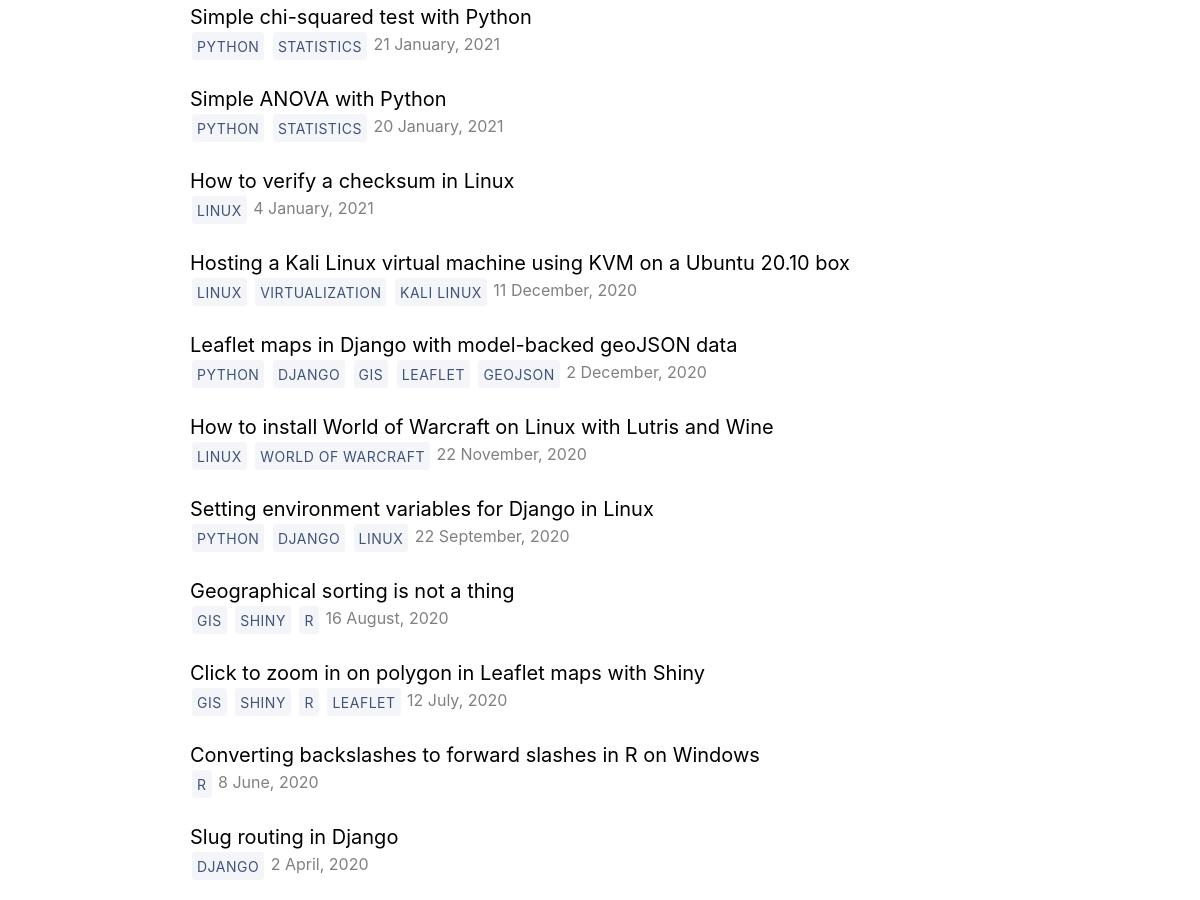
The app's page /posts/ (middle part), older data.
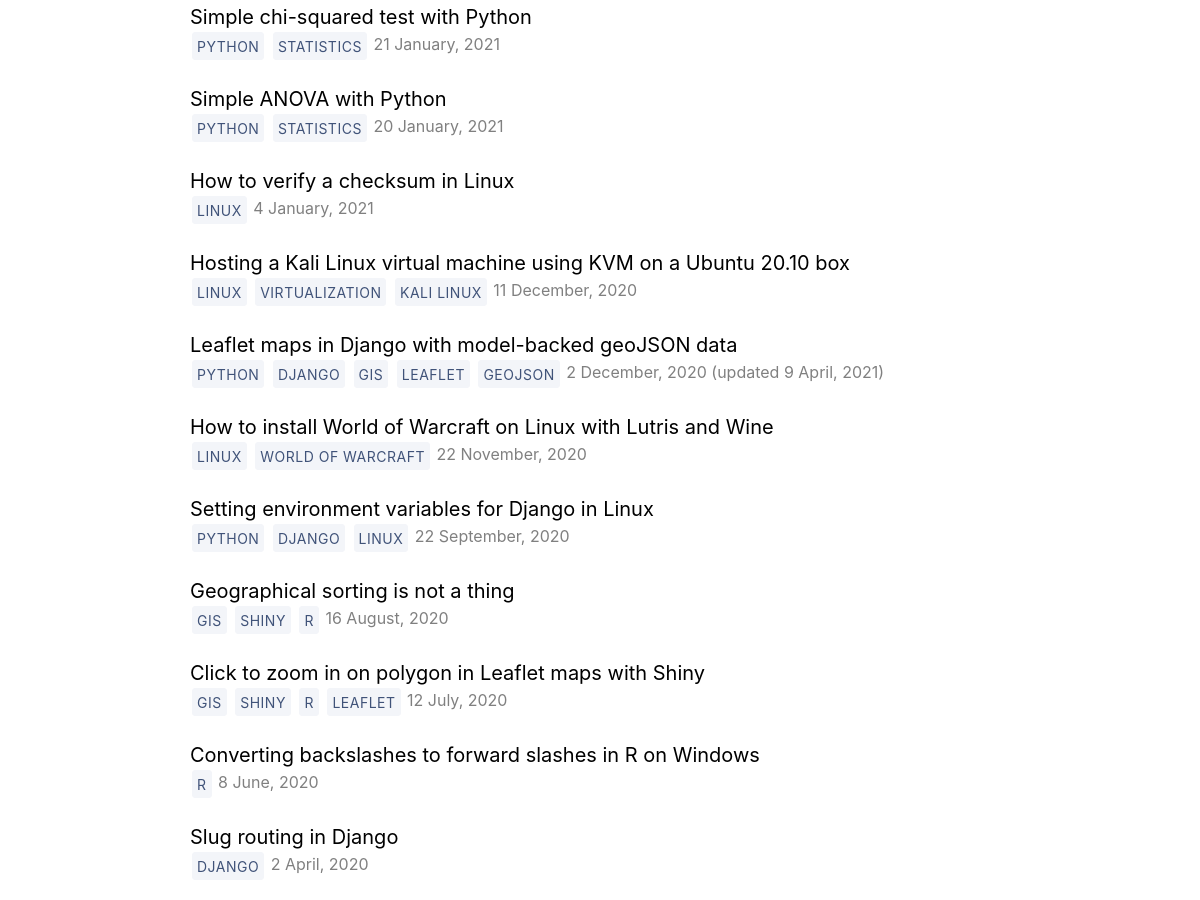
The same page, newer data.
### blog/models.py (models this page shows, shortened)
class BlogPost(models.Model):
    title = models.CharField(max_length=100)
    is_published = models.BooleanField(default=True)
    published_date = models.DateField()
    modified_date = models.DateField(null=True, blank=True)
    slug = models.SlugField(unique=True)
    tags = models.ManyToManyField('Tag', related_name='blog_posts')
    snippet = models.CharField('snippet', max_length=250)
    content = models.TextField()
    def get_absolute_url(self):
        return reverse('detail', kwargs = {'slug': self.slug})

### blog/views.py (the view)
def posts(request):
    query = request.GET.get('q')
    if query is not None:
        blog_posts = BlogPost.objects.filter(title__icontains=query).filter(is_published=True)
    else:
        blog_posts = BlogPost.objects.filter(is_published=True).order_by('-published_date')
    context = {
        "blog_posts": blog_posts,
    }
    return render(request, 'posts.html', context)

### blog/templates/posts.html (shortened to what this page needs)
{% extends "base.html" %}
{% load static %}
{% block content %}
<br />
<ul style='list-style: none; padding-left: 0px;'>
    {% for post in blog_posts %}
        <li>
            <a style='font-size:20px;' id='post-href' href="{{post.get_absolute_url}}"> {{ post.title|safe }} </a>
            <div>
                <p style="display:inline;">
                    {% for tag in post.tags.all %}
                        <a class="btn" href="{% url 'tag' tag.name %}">
                            {{ tag.name }}
                        </a>
                    {% endfor %}
                </p>
                <p style="color:gray; display:inline;">
                    {{ post.published_date|date:"j F, Y" }}
                    {% if post.modified_date is not Null %}
                        (updated {{ post.modified_date|date:"j F, Y" }})
                    {% endif %}
                </p>
            </div>
        </li>
        <br />
    {% endfor %}
</ul>
{% endblock %}

Row changes from the older to the newer data that the page shows:
changed BlogPost "Leaflet maps in Django with model-backed geoJSON data": modified_date (not shown) → "9 April, 2021"
